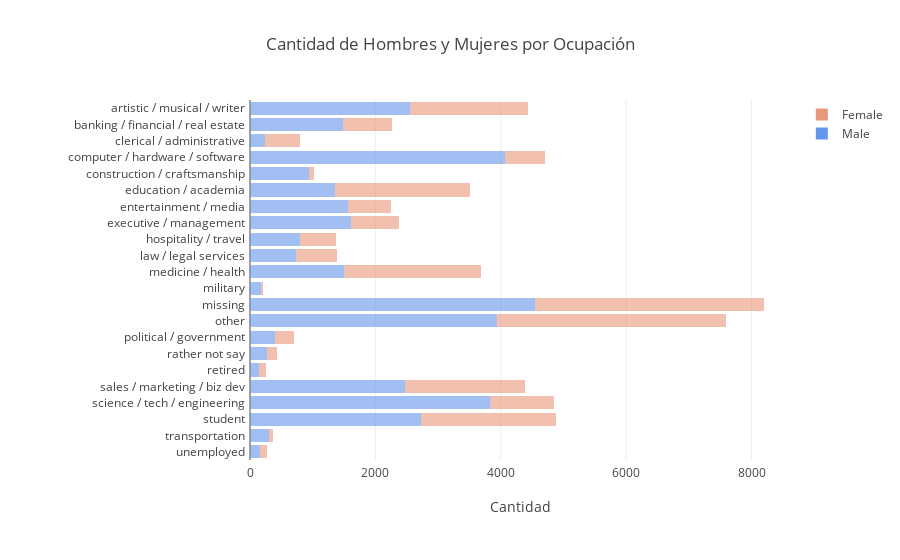

The notebook cell saved with this chart:
### Code cell
trace1 = go.Bar(
    y=jobs_m,
    x=[len(df_m[df_m.job==x])  for x in jobs_m],
    marker=dict(color="cornflowerblue",
            opacity=0.6),name='Male',orientation='h'
)
trace2 = go.Bar(
    y=jobs_f,
    x=[len(df_f[df_f.job==x])  for x in jobs_f],
    marker=dict(color="darksalmon",
            opacity=0.6),
    name='Female',orientation='h'
)

data = [trace1, trace2]
layout = go.Layout(
    barmode='stack', margin=go.layout.Margin(
        l=250,
        r=50,
        b=100,
        t=100,
        pad=4
    ),
    title = 'Cantidad de Hombres y Mujeres por Ocupación',
              xaxis = dict(title = 'Cantidad')
              
)

fig = go.Figure(data=data, layout=layout)
iplot(fig)

### Figure 1 — Plotly figure (JSON) as saved in the notebook; plotly's stock layout.template omitted (floating-point values rounded to 4 significant figures)
{"data": [{"marker": {"color": "cornflowerblue", "opacity": 0.6}, "name": "Male", "orientation": "h", "type": "bar", "uid": "853a042c-ee4b-4304-b9ee-8b12b26d42ba", "x": [160, 308, 2731, 3832, 2475, 144, 265, 398, 3945, 4542, 182, 1493, 741, 794, 1618, 1569, 1358, 940, 4068, 233, 1476, 2557], "y": ["unemployed", "transportation", "student", "science / tech / engineering", "sales / marketing / biz dev", "retired", "rather not say", "political / government", "other", "missing", "military", "medicine / health", "law / legal services", "hospitality / travel", "executive / management", "entertainment / media", "education / academia", "construction / craftsmanship", "computer / hardware / software", "clerical / administrative", "banking / financial / real estate", "artistic / musical / writer"]}, {"marker": {"color": "darksalmon", "opacity": 0.6}, "name": "Female", "orientation": "h", "type": "bar", "uid": "a5302409-7b34-4176-b3b3-9911f93de6b0", "x": [113, 58, 2151, 1016, 1916, 106, 171, 310, 3644, 3656, 22, 2187, 640, 570, 755, 681, 2155, 81, 641, 572, 790, 1882], "y": ["unemployed", "transportation", "student", "science / tech / engineering", "sales / marketing / biz dev", "retired", "rather not say", "political / government", "other", "missing", "military", "medicine / health", "law / legal services", "hospitality / travel", "executive / management", "entertainment / media", "education / academia", "construction / craftsmanship", "computer / hardware / software", "clerical / administrative", "banking / financial / real estate", "artistic / musical / writer"]}], "layout": {"barmode": "stack", "margin": {"b": 100, "l": 250, "pad": 4, "r": 50, "t": 100}, "title": {"text": "Cantidad de Hombres y Mujeres por Ocupación"}, "xaxis": {"title": {"text": "Cantidad"}}}}
